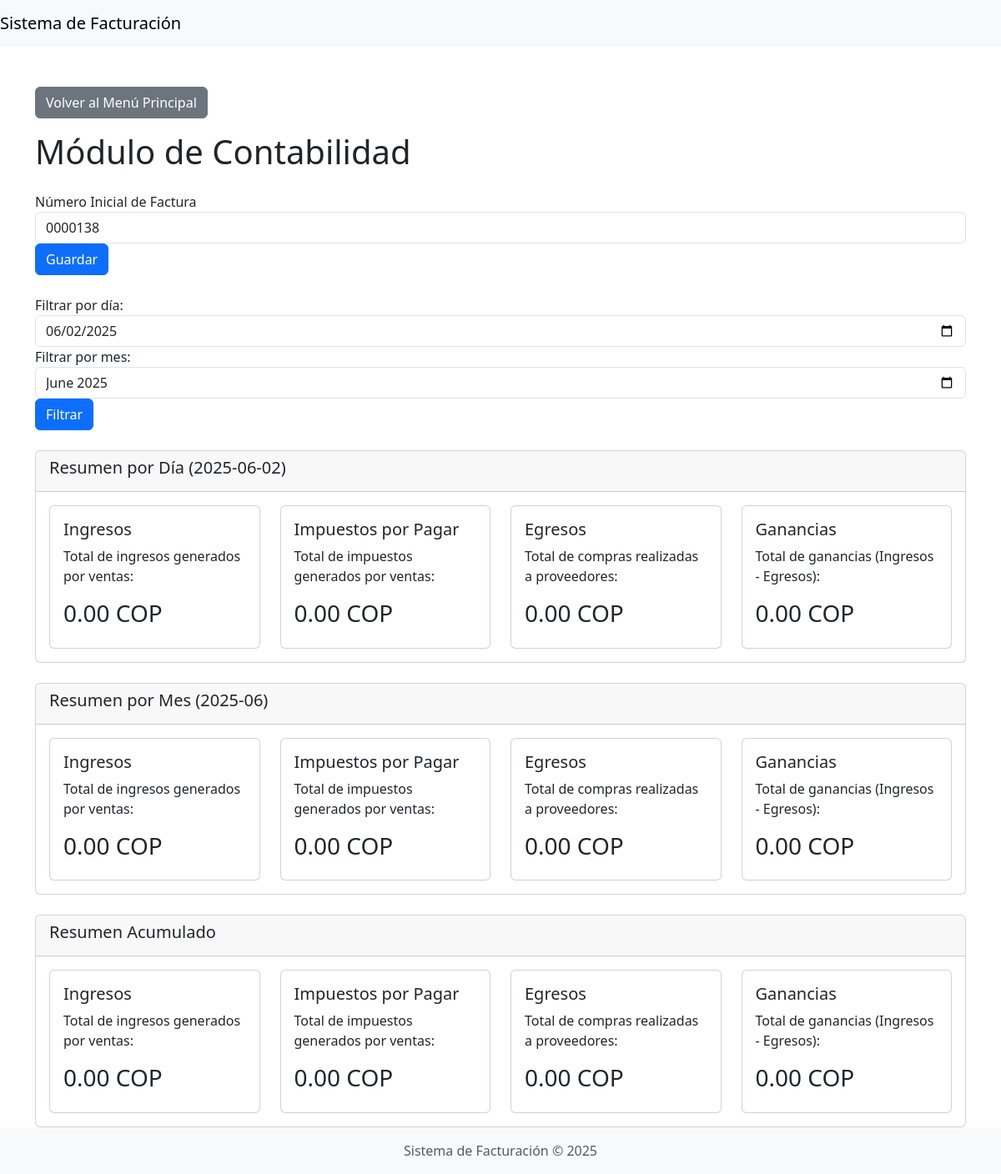
The page /contabilidad/contabilidad.php on the database as committed earlier.
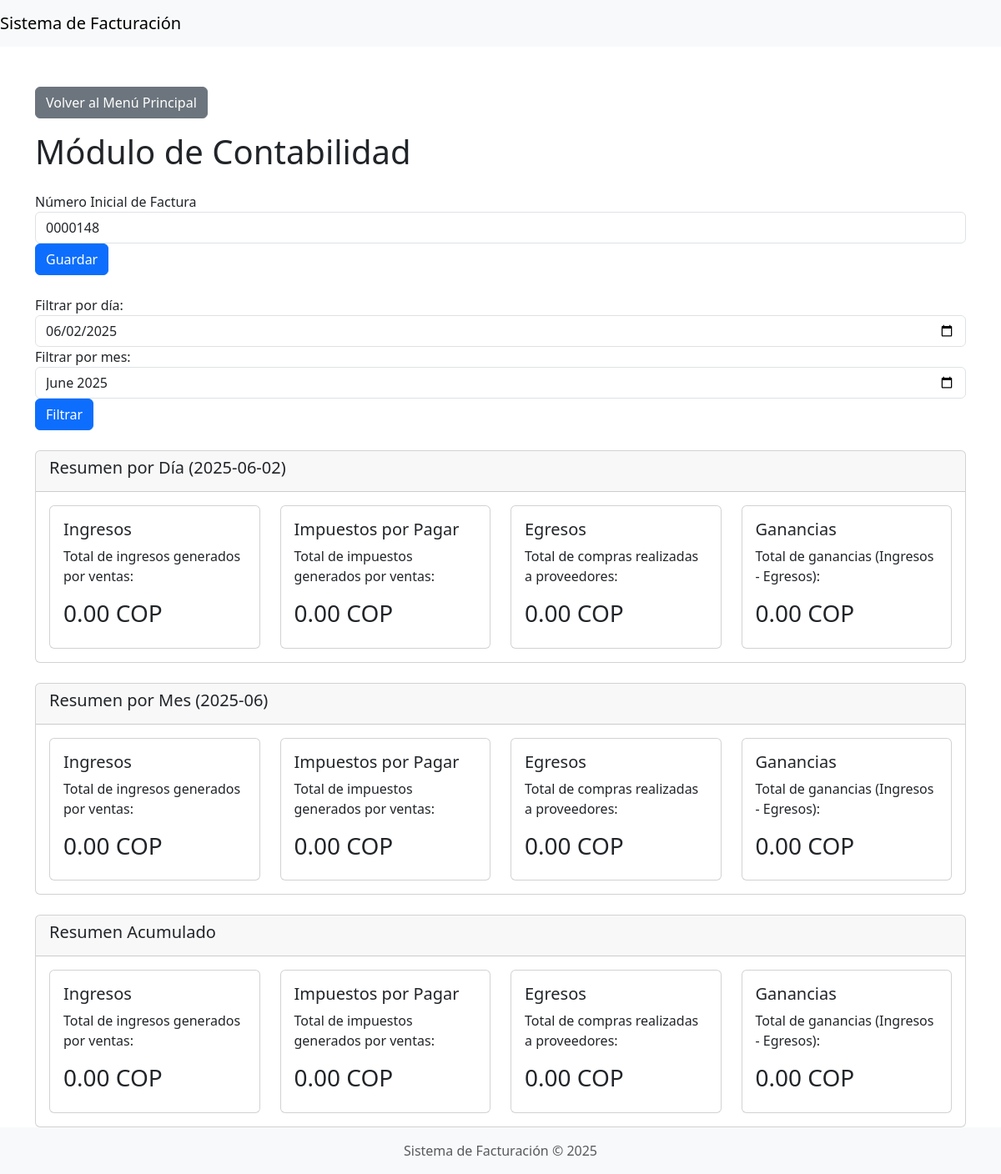
The same page on the database as committed later.
### tables this page shows
CREATE TABLE `configuracion_impuestos` (
  `id` int(11) NOT NULL AUTO_INCREMENT,
  `porcentaje` decimal(5,2) NOT NULL,
  `numero_factura_inicial` int(11) NOT NULL DEFAULT 100,
  `comision_mesero` decimal(5,2) DEFAULT 0.00,
  `aplica_impuesto` tinyint(1) DEFAULT 1,
  `aplica_comision` tinyint(1) DEFAULT 0,
  PRIMARY KEY (`id`)
);

### db.php (called while the page is built, shortened)
<?php
if (!class_exists('Database')) {
    class Database
    {
        private $conn;
        public function __construct()
        {
            $this->conn = new mysqli(DB_HOST, DB_USER, DB_PASS, DB_NAME);
        }
        public function query($sql)
        {
            return $this->conn->query($sql);
        }
    }
}

### contabilidad/contabilidad.php (the view, shortened to what the changed rows need)
<?php
include '../db.php';
$db = new Database();
$impuesto = $db->query("SELECT porcentaje, numero_factura_inicial FROM configuracion_impuestos WHERE id = 1")->fetch_assoc();
$numero_factura_inicial = $impuesto['numero_factura_inicial'] ?? '0000001';
?>
<?php include '../includes/header.php'; ?>
<div class="container mt-5">
    <h1 class="mb-4">Módulo de Contabilidad</h1>
    <form method="POST" class="mb-4">
        <div class="form-group">
            <label>Número Inicial de Factura</label>
            <input type="text" name="numero_factura_inicial" class="form-control" pattern="\d{7}" title="Debe ser un número de 7 dígitos" value="<?php echo str_pad($numero_factura_inicial, 7, '0', STR_PAD_LEFT); ?>" required>
        </div>
    </form>
</div>
<?php include '../includes/footer.php'; ?>

Rows that differ between the two databases and show on the page:
changed configuracion_impuestos: numero_factura_inicial "0000138" → "0000148"
